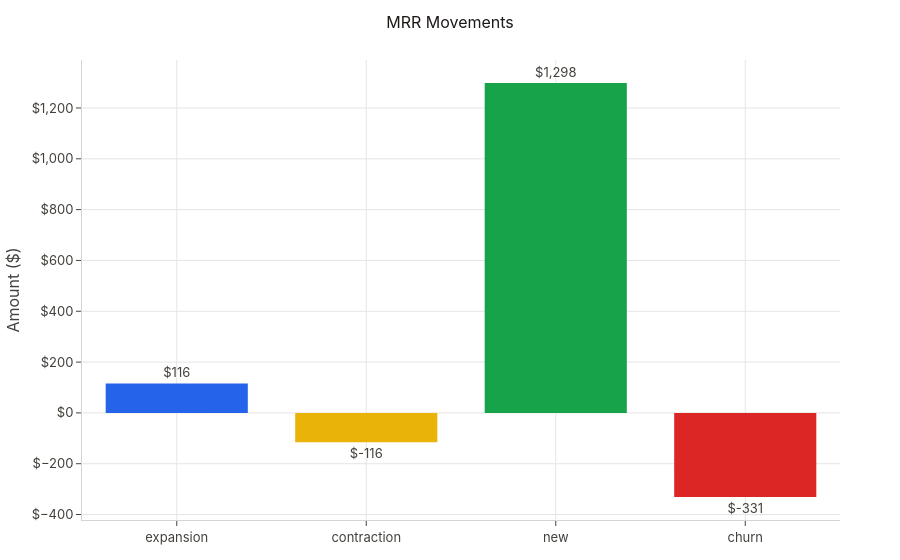

Source (notebook cell):
### Markdown cell above
## 2. MRR Breakdown (movements)

Tidemill classifies every MRR change into a **movement type**:

| Movement      | Meaning                                              |
|---------------|------------------------------------------------------|
| **new**       | First subscription for a customer                    |
| **expansion** | Upgrade or additional subscription                   |
| **contraction** | Downgrade (lower plan/fewer seats)                 |
| **churn**     | Cancellation — customer lost entirely                |
| **reactivation** | Previously churned customer returns               |

The breakdown endpoint sums these over the full period.

### Code cell
reports.mrr.plot_breakdown(reports.mrr.breakdown(tm, START, END))

### Figure 1 — Plotly figure (JSON) as saved in the notebook; plotly's stock layout.template omitted (floating-point values rounded to 4 significant figures)
{"data": [{"marker": {"color": ["#2563EB", "#EAB308", "#16A34A", "#DC2626"]}, "text": ["$116", "$-116", "$1,298", "$-331"], "textposition": "outside", "type": "bar", "x": ["expansion", "contraction", "new", "churn"], "y": [116.0, -116.0, 1298.0, -331.0]}], "layout": {"title": {"text": "MRR Movements"}, "yaxis": {"tickformat": ",", "tickprefix": "$", "title": {"text": "Amount ($)"}}}}
